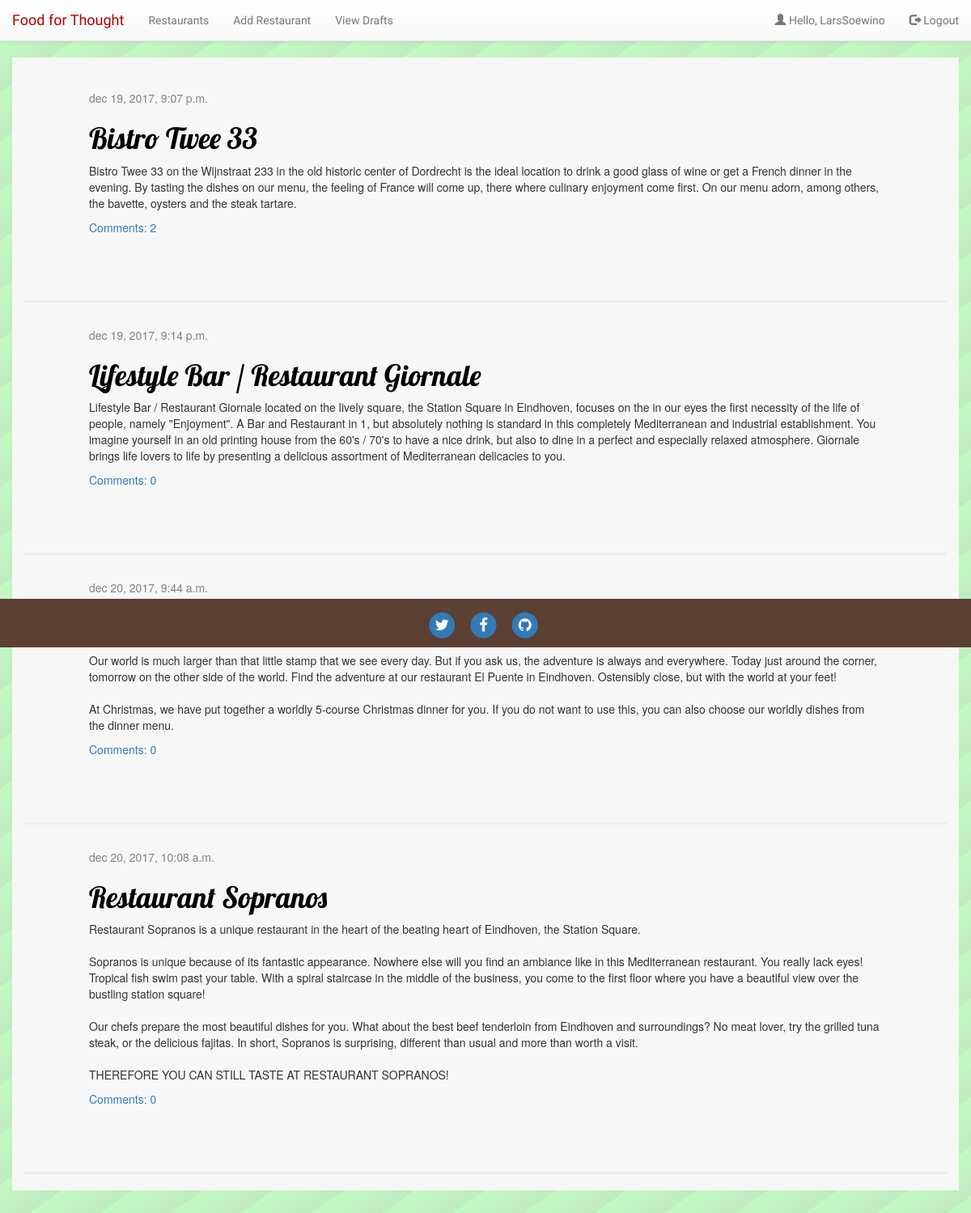
The app's page / (signed in) with its own data.
### blog/models.py (models this page shows, shortened)
class Post(models.Model):
    author = models.ForeignKey('auth.User')
    title = models.CharField(max_length=200)
    text = models.TextField()
    created_date = models.DateTimeField(
            default=timezone.now)
    published_date = models.DateTimeField(
            blank=True, null=True)
    def approved_comments(self):
        return self.comments.filter(approved_comment=True)

### blog/views.py (the view)
# urls.py: url(r'^$', views.post_list, name='post_list'),
def post_list(request):
    posts = Post.objects.filter(published_date__lte=timezone.now()).order_by('published_date')
    return render(request, 'blog/post_list.html', {'posts': posts})

### blog/templates/blog/post_list.html
{% extends 'blog/base.html' %}
{% block content %}
    {% for post in posts %}
        <div class="post">
            <div class="date">
                {{ post.published_date }}
            </div>
            <h1><a href="{% url 'post_detail' pk=post.pk %}">{{ post.title }}</a></h1>
            <p>{{ post.text|linebreaksbr }}</p>
            <a href="{% url 'post_detail' pk=post.pk %}">Comments: {{ post.approved_comments.count }}</a>
        </div>
    <hr>
    {% endfor %}
{% endblock %}

### blog/templates/blog/base.html (shortened to what this page needs)
{% load staticfiles %}
<html>
    <head>
        <link rel="stylesheet" href="//maxcdn.bootstrapcdn.com/bootstrap/3.2.0/css/bootstrap.min.css">
        <link rel="stylesheet" href="//maxcdn.bootstrapcdn.com/bootstrap/3.2.0/css/bootstrap-theme.min.css">
        <link rel="stylesheet" href="{% static 'css/blog.css' %}">
        <link rel="stylesheet" href="https://maxcdn.bootstrapcdn.com/font-awesome/4.5.0/css/font-awesome.min.css">
    </head>
    <body>
        <nav class="navbar navbar-default navbar-static-top" id="sticky-header">
          <div class="container-fluid">
            <div class="navbar-header">
              <a class="navbar-brand" style="color: #b20101" href="/">Food for Thought</a>
            </div>
            <div class="collapse navbar-collapse" id="myNavbar">
              <ul class="nav navbar-nav">
                <li><a href="{% url 'post_list' %}">Restaurants</a></li>
                {% if user.is_authenticated %}
                  <li><a href="{% url 'post_new' %}">Add Restaurant</a></li>
                  <li><a href="{% url 'post_draft_list' %}">View Drafts</a>
                {% endif %}
              </ul>
              <ul class="nav navbar-nav navbar-right">
                {% if user.is_authenticated %}
                <li><a href=""><span class="glyphicon glyphicon-user"></span> Hello, {{request.user}}</a></li>
                <li><a href="{% url 'logout' %}"><span class="glyphicon glyphicon-log-out"></span> Logout</a></li>
                {% endif %}
              </ul>
            </div>
          </div>
        </nav>
        <div class="container content-block">
            <div class="row">
                <div class="col-lg-12 col-md-10 mx-auto">
                  {% block content %}
                  {% endblock %}
                </div>
            </div>
        </div>
        <footer class="footer">
          <div class="container">
            <ul class="list-inline text-center">
              <li class="list-inline-item">
                <a href="https://twitter.com/" target="_blank">
                  <span class="fa-stack fa-lg">
                    <i class="fa fa-circle fa-stack-2x"></i>
                    <i class="fa fa-twitter fa-stack-1x fa-inverse"></i>
                  </span>
                </a>
              </li>
              <li class="list-inline-item">
                <a href="https://facebook.com/" target="_blank">
                  <span class="fa-stack fa-lg">
                    <i class="fa fa-circle fa-stack-2x"></i>
                    <i class="fa fa-facebook fa-stack-1x fa-inverse"></i>
                  </span>
                </a>
              </li>
              <li class="list-inline-item">
                <a href="https://instagram.com/" target="_blank">
                  <span class="fa-stack fa-lg">
                    <i class="fa fa-circle fa-stack-2x"></i>
                    <i class="fa fa-github fa-stack-1x fa-inverse"></i>
                  </span>
                </a>
              </li>
            </ul>
          </div>
        </footer>
    </body>
</html>

### blog/static/css/blog.css (style rules this page uses)
h1 a { color: #FCA205; font-family: 'Lobster'; }
body { background: repeating-linear-gradient( -35deg, #c1eac1, #c1fac1 50px, #c1ffc1 50px, #c1ffc1 50px ); }
.navbar { font-family: 'Lora', 'Times New Roman', serif; background-color: #E0E0E0; border-color: #E0E0E0; position: -webkit-sticky; }
.navbar-brand { color: green; }
.footer { position: absolute; bottom: 0; width: 100%; height: 60px; line-height: 60px; background-color: #5C4033; }
html { position: relative; }
h1, h2, h3, h4 { font-family: 'Lobster', cursive; }
.date { color: #828282; }
.post { margin-bottom: 70px; padding: 1rem 8rem; border-width: 30px; border-color: purple; }
.post h1 a, .post h1 a:visited { color: #000000; }
hr { background: black; border-width: 3px; }
.content-block { padding-top: 3rem; margin-bottom: 10rem; background-color: #f7f7f7; border-width: 10px; border-color: red; }
.container-fluid { font-family: 'Patua One', cursive; }

### records on screen
Post: published_date "dec 19, 2017, 9:07 p.m.", title "Bistro Twee 33", text "Bistro Twee 33 on the Wijnstraat 233 in the old historic center of Dordrecht is the ideal location to drink a good glass of wine or get a French dinner in the evening. By tasting the dishes on our menu, the feeling of France will come up, there where culinary enjoyment come first. On our menu adorn, among others, the bavette, oysters and the steak tartare.", approved_comments.count "2"
Post: published_date "dec 19, 2017, 9:14 p.m.", title "Lifestyle Bar / Restaurant Giornale", text "Lifestyle Bar / Restaurant Giornale located on the lively square, the Station Square in Eindhoven, focuses on the in our eyes the first necessity of the life of people, namely \"Enjoyment\". A Bar and Restaurant in 1, but absolutely nothing is standard in this completely Mediterranean and industrial establishment. You imagine yourself in an old printing house from the 60's / 70's to have a nice drink, but also to dine in a perfect and especially relaxed atmosphere. Giornale brings life lovers to life by presenting a delicious assortment of Mediterranean delicacies to you.", approved_comments.count "0"
Post: published_date "dec 20, 2017, 9:44 a.m.", text "Our world is much larger than that little stamp that we see every day. But if you ask us, the adventure is always and everywhere. Today just around the corner, tomorrow on the other side of the world. Find the adventure at our restaurant El Puente in Eindhoven. Ostensibly close, but with the world at your feet! At Christmas, we have put together a worldly 5-course Christmas dinner for you. If you do not want to use this, you can also choose our worldly dishes from the dinner menu.", approved_comments.count "0"
Post: published_date "dec 20, 2017, 10:08 a.m.", title "Restaurant Sopranos", text "Restaurant Sopranos is a unique restaurant in the heart of the beating heart of Eindhoven, the Station Square. Sopranos is unique because of its fantastic appearance. Nowhere else will you find an ambiance like in this Mediterranean restaurant. You really lack eyes! Tropical fish swim past your table. With a spiral staircase in the middle of the business, you come to the first floor where you have a beautiful view over the bustling station square! Our chefs prepare the most beautiful dishes for you. What about the best beef tenderloin from Eindhoven and surroundings? No meat lover, try the grilled tuna steak, or the delicious fajitas. In short, Sopranos is surprising, different than usual…", approved_comments.count "0"

### other values on screen
{{ request.user }} "LarsSoewino"
